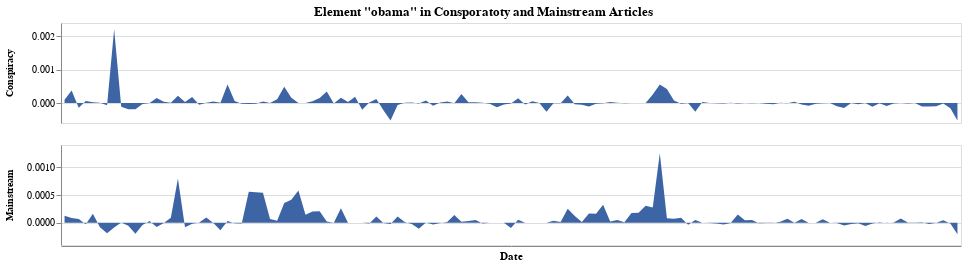

Write notebook code for a chart like this one.
### Code cell
word = ["obama"]
# nfreq = freq.pivot(
#     index="document", columns="element", values="frequency_in_document"
# ).fillna(0)
# nfreq = (nfreq.T / nfreq.sum(axis=1)).T
# nfreq = nfreq.melt(
#     var_name="element", value_name="frequency_in_document", ignore_index=False
# ).reset_index()
# nfreq = nfreq[nfreq["frequency_in_document"] > 0].reset_index(drop=True)
# nfreq = nfreq[nfreq["element"].isin(word)].reset_index(drop=True)
corp = "loco_mainstream"
mfreq = pd.read_csv(f"data/{corp}/freq.csv")
mcorpus = Corpus(mfreq)
mdvr = mcorpus.create_dvr(equally_weighted=True)
msigs = mcorpus.create_signatures()
mmost_significant = (
    msigs[1]
    .melt(var_name="element", value_name="distance", ignore_index=False)
    .rename_axis(index="year")
    .reset_index()
)
mmost_significant = mmost_significant[mmost_significant["element"].isin(word)]
mmost_significant["facet"] = "Mainstream"


ccorp = "loco_conspiracy"
cfreq = pd.read_csv(f"data/{ccorp}/freq.csv")
ccorpus = Corpus(cfreq)
cdvr = ccorpus.create_dvr(equally_weighted=True)
csigs = ccorpus.create_signatures()
cmost_significant = (
    csigs[1]
    .melt(var_name="element", value_name="distance", ignore_index=False)
    .rename_axis(index="year")
    .reset_index()
)
cmost_significant = cmost_significant[cmost_significant["element"].isin(word)]
cmost_significant["facet"] = "Conspiracy"

dd = pd.concat([mmost_significant, cmost_significant])
dd = dd[pd.to_datetime(dd["year"]) >= pd.to_datetime("2010-01-01")]
display(
    facet_timeline(
        dd,
        x="year",
        y="distance",
        title="",
        stack=False,
        order=word,
        name="",
        color="#3d65a5"
    )
    .facet(
        row=alt.Row("facet:O", title=None, header=alt.Header(labelFontWeight="bold"))
    )
    .properties(title=f'Element "{word[0]}" in Consporatoty and Mainstream Articles')
    .resolve_scale(y="independent")
    .configure_title(orient="top", anchor="middle")
)
# dd.save(f"final_results/{corp}_distance_timeline.html")
# ff.save(f"final_results/{corp}_frequency_timeline.html")

### Figure 1 — Vega-Lite specification as saved in the notebook (floating-point values rounded to 4 significant figures; data arrays with more than 128 entries replaced by an {"elided": "..."} marker saying what was removed)
{"config": {"view": {"continuousWidth": 400, "continuousHeight": 300}, "title": {"anchor": "middle", "orient": "top"}}, "data": {"name": "data-88c52008391bf0916dcee7357ae464a6"}, "facet": {"row": {"field": "facet", "header": {"labelFontWeight": "bold"}, "title": null, "type": "ordinal"}}, "spec": {"mark": "area", "encoding": {"color": {"value": "#3d65a5"}, "tooltip": [{"field": "element", "type": "nominal"}, {"field": "distance", "type": "quantitative"}], "x": {"axis": {"values": [1790, 1795, 1800, 1805, 1810, 1815, 1820, 1825, 1830, 1835, 1840, 1845, 1850, 1855, 1860, 1865, 1870, 1875, 1880, 1885, 1890, 1895, 1900, 1905, 1910, 1915, 1920, 1925, 1930, 1935, 1940, 1945, 1950, 1955, 1960, 1965, 1970, 1975, 1980, 1985, 1990, 1995, 2000, 2005, 2010, 2015, 2020]}, "field": "year", "title": "Date", "type": "ordinal"}, "y": {"axis": {"title": null}, "field": "distance", "stack": false, "type": "quantitative"}}, "height": 100, "width": 900}, "resolve": {"scale": {"y": "independent"}}, "title": "Element \"obama\" in Consporatoty and Mainstream Articles", "$schema": "https://vega.github.io/schema/vega-lite/v4.17.0.json", "datasets": {"data-88c52008391bf0916dcee7357ae464a6": {"elided": "254 records"}}}
